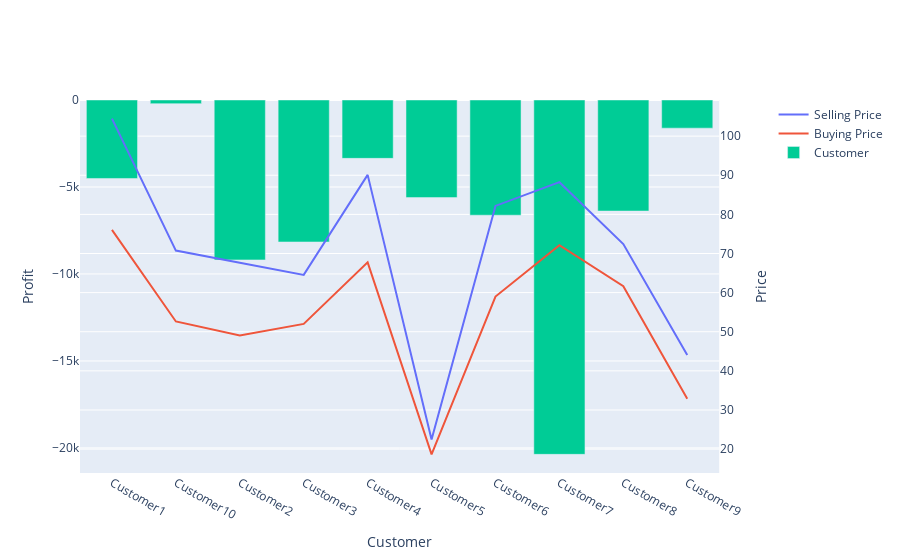

Write notebook code for a chart like this one.
### Code cell
import plotly.graph_objects as go
from plotly.subplots import make_subplots

fig = make_subplots(specs=[[{"secondary_y": True}]])

fig.add_trace(
    go.Scatter(x=temp['Customer'], y=temp['sel_price'], name="Selling Price", mode="lines"),
    secondary_y=True
)
fig.add_trace(
    go.Scatter(x=temp['Customer'], y=temp['buy_price'], name="Buying Price", mode="lines"),
    secondary_y=True
)

fig.add_trace(
    go.Bar(x=temp['Customer'], y=temp['profit'], name="Customer"),
    secondary_y=False
)

fig.update_xaxes(title_text="Customer")

# Set y-axes titles
fig.update_yaxes(title_text="Profit", secondary_y=False)
fig.update_yaxes(title_text="Price", secondary_y=True)

fig.show()

### Figure 1 — Plotly figure (JSON) as saved in the notebook; plotly's stock layout.template omitted (floating-point values rounded to 4 significant figures)
{"data": [{"mode": "lines", "name": "Selling Price", "type": "scatter", "x": ["Customer1", "Customer10", "Customer2", "Customer3", "Customer4", "Customer5", "Customer6", "Customer7", "Customer8", "Customer9"], "xaxis": "x", "y": [104.5, 70.75, 67.64, 64.53, 90.1, 22.45, 82.16, 88.23, 72.41, 44.05], "yaxis": "y2"}, {"mode": "lines", "name": "Buying Price", "type": "scatter", "x": ["Customer1", "Customer10", "Customer2", "Customer3", "Customer4", "Customer5", "Customer6", "Customer7", "Customer8", "Customer9"], "xaxis": "x", "y": [76.03, 52.63, 49.04, 52.01, 67.74, 18.66, 59.01, 72.11, 61.65, 32.9], "yaxis": "y2"}, {"name": "Customer", "type": "bar", "x": ["Customer1", "Customer10", "Customer2", "Customer3", "Customer4", "Customer5", "Customer6", "Customer7", "Customer8", "Customer9"], "xaxis": "x", "y": [-4511.0, -208.9, -9193.0, -8161.0, -3355.0, -5611.0, -6622.0, -20370.0, -6384.0, -1619.0], "yaxis": "y"}], "layout": {"xaxis": {"anchor": "y", "domain": [0, 0.94], "title": {"text": "Customer"}}, "yaxis": {"anchor": "x", "domain": [0, 1], "title": {"text": "Profit"}}, "yaxis2": {"anchor": "x", "overlaying": "y", "side": "right", "title": {"text": "Price"}}}}
